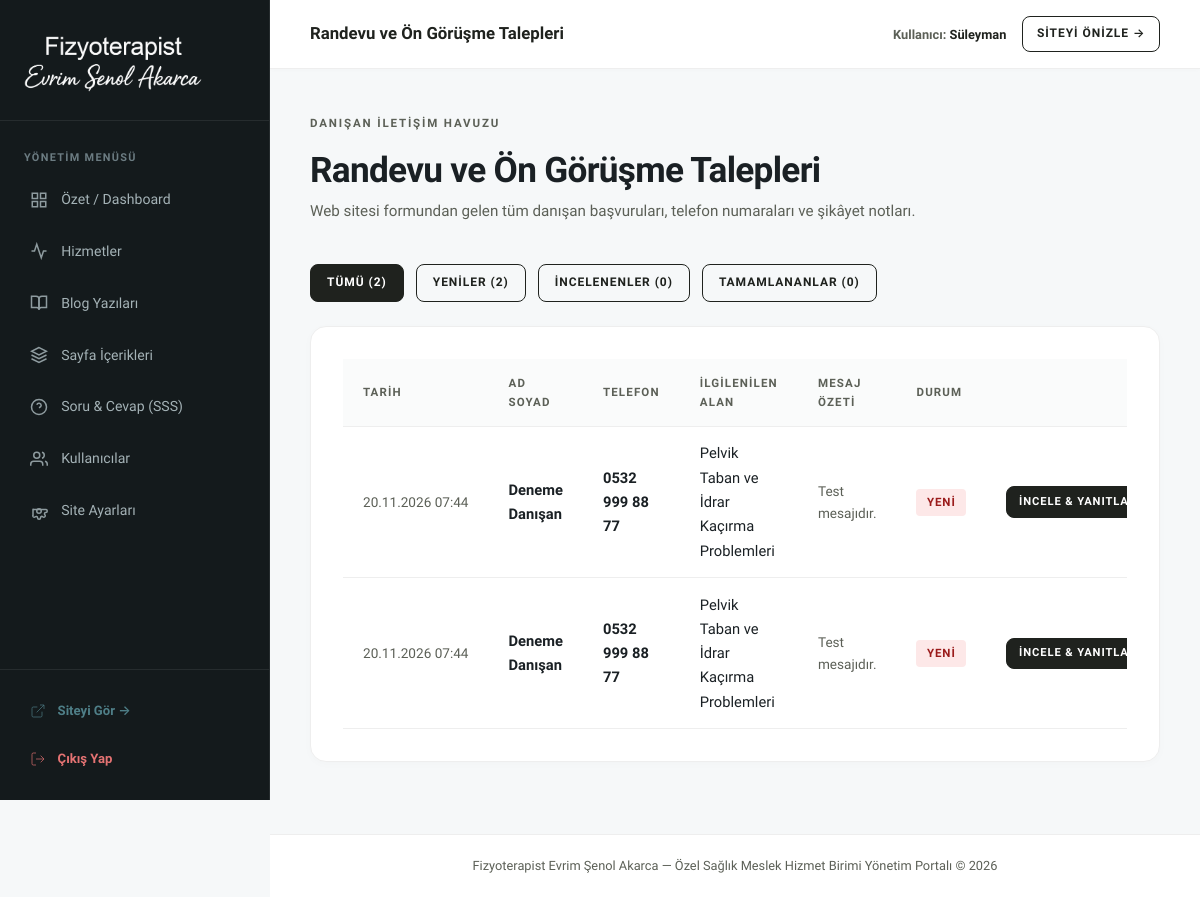
Screenshot of /xpanel/appointments.php (signed in) with the database file from the repository.
### tables this page shows
CREATE TABLE `contact_requests` (
  `id` int(11) NOT NULL AUTO_INCREMENT,
  `full_name` varchar(100) NOT NULL,
  `phone` varchar(30) NOT NULL,
  `service_interest` varchar(150) DEFAULT NULL,
  `message` text DEFAULT NULL,
  `ip_address` varchar(45) DEFAULT NULL,
  `status` varchar(20) DEFAULT 'new',
  `admin_notes` text DEFAULT NULL,
  `created_at` timestamp NOT NULL DEFAULT current_timestamp(),
  PRIMARY KEY (`id`),
  KEY `idx_req_status` (`status`),
  KEY `idx_req_created` (`created_at`)
);

### includes/functions.php (called while the page is built, shortened)
<?php
function e(?string $string): string {
    return htmlspecialchars((string)$string, ENT_QUOTES, 'UTF-8');
}
function url(string $path = ''): string {
    $path = ltrim($path, '/');
    return BASE_URL . ($path ? '/' . $path : '');
}

### xpanel/appointments.php (the view, shortened to what this page needs)
<?php
$filterStatus = $_GET['status'] ?? 'all';
$currentRequest = null;
require_once __DIR__ . '/includes/header.php';
?>
<div style="display: flex; justify-content: space-between; align-items: flex-end; margin-bottom: 2.5rem; flex-wrap: wrap; gap: 1rem;">
    <div>
        <span class="badge-tag">Danışan İletişim Havuzu</span>
        <h1 style="font-size: 2.2rem; font-weight: 700;">Randevu ve Ön Görüşme Talepleri</h1>
        <p style="color: var(--text-muted); margin-top: 0.5rem;">
            Web sitesi formundan gelen tüm danışan başvuruları, telefon numaraları ve şikâyet notları.
        </p>
    </div>
</div>
<?php if ($currentRequest):
    $phoneDigits = preg_replace('/[^0-9]/', '', $currentRequest['phone']);
    if (str_starts_with($phoneDigits, '0')) {
        $waRecipient = '9' . $phoneDigits;
    } else {
        $waRecipient = $phoneDigits;
    }
    $waQuickText = rawurlencode("Merhaba Sayın " . $currentRequest['full_name'] . ", web sitemiz üzerinden ilettiğiniz randevu talebiniz doğrultusunda Fzt. Evrim Şenol Akarca kliniğinden ulaşıyorum.");
?>
<div class="admin-card">
    <div style="display: flex; justify-content: space-between; align-items: center; border-bottom: 1px solid var(--border-subtle); padding-bottom: 1.25rem; margin-bottom: 2rem;">
        <div>
            <span class="badge-tag">Talep No: #<?= $currentRequest['id'] ?></span>
            <h2 style="font-size: 1.85rem; margin-top: 0.25rem;"><?= e($currentRequest['full_name']) ?></h2>
        </div>
        <div>
            <?php if ($currentRequest['status'] === 'new'): ?>
                <span class="badge-status badge-new" style="font-size: 0.85rem; padding: 0.4rem 1rem;">Yeni Talep</span>
            <?php elseif ($currentRequest['status'] === 'reviewed'): ?>
                <span class="badge-status badge-reviewed" style="font-size: 0.85rem; padding: 0.4rem 1rem;">İncelendi / İletişime Geçildi</span>
            <?php else: ?>
                <span class="badge-status badge-completed" style="font-size: 0.85rem; padding: 0.4rem 1rem;">Randevu Tamamlandı</span>
            <?php endif; ?>
        </div>
    </div>
    <div style="display: grid; grid-template-columns: 1fr 1fr; gap: 2.5rem;">
        <div>
            <h3 style="font-size: 1.25rem; margin-bottom: 1.25rem;">Danışan Bilgileri</h3>
            <p style="margin-bottom: 0.75rem;">
                <strong>Telefon:</strong><br>
                <a href="tel:<?= e($currentRequest['phone']) ?>" style="font-size: 1.15rem; font-weight: 600; color: var(--text-dark);">
                    <?= e($currentRequest['phone']) ?>
                </a>
            </p>
            <p style="margin-bottom: 0.75rem;">
                <strong>İlgilenilen Uzmanlık Alanı:</strong><br>
                <?= e($currentRequest['service_interest']) ?>
            </p>
            <p style="margin-bottom: 0.75rem;">
                <strong>Başvuru Tarihi:</strong><br>
                <?= date('d.m.Y H:i:s', strtotime($currentRequest['created_at'])) ?>
            </p>
            <p style="margin-bottom: 1.5rem;">
                <strong>İstemci IP Adresi:</strong><br>
                <code><?= e($currentRequest['ip_address']) ?></code>
            </p>
            <div style="display: flex; gap: 0.75rem; flex-wrap: wrap;">
                <a href="https://wa.me/<?= e($waRecipient) ?>?text=<?= $waQuickText ?>" target="_blank" rel="noopener noreferrer" class="btn btn-primary" style="font-size: 0.78rem;">
                    WhatsApp ile Danışana Yanıt Yaz &rarr;
                </a>
                <a href="tel:<?= e($currentRequest['phone']) ?>" class="btn btn-outline" style="font-size: 0.78rem;">
                    Telefonla Ara
                </a>
            </div>
        </div>
        <div>
            <h3 style="font-size: 1.25rem; margin-bottom: 1.25rem;">Danışanın Mesajı / Şikâyeti</h3>
            <div style="background-color: var(--bg-card-light); border: 1px solid var(--border-subtle); padding: 1.5rem; margin-bottom: 2rem; font-size: 0.95rem; line-height: 1.7;">
                <?= nl2br(e($currentRequest['message'] ?: 'Herhangi bir ek not belirtilmemiş.')) ?>
            </div>
            <form method="POST" action="">
                <?= csrf_field() ?>
                <div class="form-group">
                    <label class="form-label">Talep Durumu</label>
                    <select name="status" class="form-control">
                        <option value="new" <?= $currentRequest['status'] === 'new' ? 'selected' : '' ?>>Yeni Talep</option>
                        <option value="reviewed" <?= $currentRequest['status'] === 'reviewed' ? 'selected' : '' ?>>İncelendi / Görüşüldü</option>
                        <option value="completed" <?= $currentRequest['status'] === 'completed' ? 'selected' : '' ?>>Randevu Oluşturuldu / Tamamlandı</option>
                    </select>
                </div>
                <div class="form-group">
                    <label class="form-label">Klinik İçi Yönetici Notu</label>
                    <textarea name="admin_notes" class="form-control" rows="3" placeholder="Örn: 22 Kasım Çarşamba 14:00 için randevu verildi..."><?= e($currentRequest['admin_notes'] ?? '') ?></textarea>
                </div>
                <div style="display: flex; justify-content: space-between; align-items: center; margin-top: 1.5rem;">
                    <a href="<?= e(url('xpanel/appointments.php?action=delete&id=' . $currentRequest['id'] . '&token=' . csrf_token())) ?>"
                       class="btn btn-outline"
                       style="color: #C0392B; border-color: #C0392B; font-size: 0.75rem;"
                       onclick="return confirm('Bu talebi kalıcı olarak silmek istediğinize emin misiniz?');">
                        Talebi Sil
                    </a>
                    <button type="submit" class="btn btn-primary" style="font-size: 0.8rem; padding: 0.75rem 1.75rem;">
                        Durumu Kaydet &rarr;
                    </button>
                </div>
            </form>
        </div>
    </div>
</div>
<?php else:
    $sql = "SELECT * FROM contact_requests";
    $params = [];
    $sql .= " ORDER BY id DESC";
    $stmt = $db->prepare($sql);
    $stmt->execute($params);
    $requests = $stmt->fetchAll();
?>
<div style="display: flex; gap: 0.75rem; margin-bottom: 1.5rem; flex-wrap: wrap;">
    <a href="<?= e(url('xpanel/appointments.php?status=all')) ?>" class="btn <?= $filterStatus === 'all' ? 'btn-primary' : 'btn-outline' ?>" style="font-size: 0.75rem; padding: 0.5rem 1rem;">
        Tümü (<?= (int)$db->query("SELECT COUNT(*) FROM contact_requests")->fetchColumn() ?>)
    </a>
    <a href="<?= e(url('xpanel/appointments.php?status=new')) ?>" class="btn <?= $filterStatus === 'new' ? 'btn-primary' : 'btn-outline' ?>" style="font-size: 0.75rem; padding: 0.5rem 1rem;">
        Yeniler (<?= (int)$db->query("SELECT COUNT(*) FROM contact_requests WHERE status = 'new'")->fetchColumn() ?>)
    </a>
    <a href="<?= e(url('xpanel/appointments.php?status=reviewed')) ?>" class="btn <?= $filterStatus === 'reviewed' ? 'btn-primary' : 'btn-outline' ?>" style="font-size: 0.75rem; padding: 0.5rem 1rem;">
        İncelenenler (<?= (int)$db->query("SELECT COUNT(*) FROM contact_requests WHERE status = 'reviewed'")->fetchColumn() ?>)
    </a>
    <a href="<?= e(url('xpanel/appointments.php?status=completed')) ?>" class="btn <?= $filterStatus === 'completed' ? 'btn-primary' : 'btn-outline' ?>" style="font-size: 0.75rem; padding: 0.5rem 1rem;">
        Tamamlananlar (<?= (int)$db->query("SELECT COUNT(*) FROM contact_requests WHERE status = 'completed'")->fetchColumn() ?>)
    </a>
</div>
<div class="admin-card">
    <?php if (empty($requests)): ?>
        <p style="padding: 3rem 0; text-align: center; color: var(--text-muted);">Bu kriterde herhangi bir randevu veya iletişim talebi bulunamadı.</p>
    <?php else: ?>
        <div class="table-responsive">
            <table class="admin-table">
                <thead>
                    <tr>
                        <th>Tarih</th>
                        <th>Ad Soyad</th>
                        <th>Telefon</th>
                        <th>İlgilenilen Alan</th>
                        <th>Mesaj Özeti</th>
                        <th>Durum</th>
                        <th style="text-align: right;">İşlemler</th>
                    </tr>
                </thead>
                <tbody>
                    <?php foreach ($requests as $r): ?>
                    <tr>
                        <td style="font-size: 0.85rem; color: var(--text-muted); white-space: nowrap;"><?= date('d.m.Y H:i', strtotime($r['created_at'])) ?></td>
                        <td><strong><?= e($r['full_name']) ?></strong></td>
                        <td><a href="tel:<?= e($r['phone']) ?>" style="font-weight: 600;"><?= e($r['phone']) ?></a></td>
                        <td><?= e($r['service_interest']) ?></td>
                        <td style="color: var(--text-muted); font-size: 0.85rem;"><?= e(mb_substr($r['message'] ?: '—', 0, 45)) ?></td>
                        <td>
                            <?php if ($r['status'] === 'new'): ?>
                                <span class="badge-status badge-new">Yeni</span>
                            <?php elseif ($r['status'] === 'reviewed'): ?>
                                <span class="badge-status badge-reviewed">İncelendi</span>
                            <?php else: ?>
                                <span class="badge-status badge-completed">Tamamlandı</span>
                            <?php endif; ?>
                        </td>
                        <td style="text-align: right; white-space: nowrap;">
                            <a href="<?= e(url('xpanel/appointments.php?id=' . $r['id'])) ?>" class="btn btn-primary" style="padding: 0.35rem 0.75rem; font-size: 0.7rem; margin-right: 0.25rem;">İncele & Yanıtla</a>
                        </td>
                    </tr>
                    <?php endforeach; ?>
                </tbody>
            </table>
        </div>
    <?php endif; ?>
</div>
<?php endif; ?>
<?php require_once __DIR__ . '/includes/footer.php'; ?>

### assets/css/style.css (style rules this page uses)
:root { --bg-main: #FFFFFF; --bg-card-light: #F8F9FA; --bg-card-sage: #4F7F88; --bg-card-dark: #FFFFFF; --bg-surface: #FFFFFF; --border-subtle: #EEEEEE; --border-strong: #DDDDDD; --text-dark: #1F221E; --text-muted: #5C6057; --text-light: #1F221E; --text-sage: #224146; --brand-blue-deep: #224146; --brand-blue-accent: #4F7F88; --brand-blue-light: #95A7A6; --radius-main: 16px; --radius-btn: 8px; --font-main: 'Urbanist', -apple-system, BlinkMacSystemFont, 'Segoe UI', Roboto, sans-serif; --font-serif: var(--font-main); --font-sans: var(--font-main); --container-max: 1480px; --transition-fast: 0.25s cubic-bezier(0.16, 1, 0.3, 1); }
*, *::before, *::after { box-sizing: border-box; margin: 0; padding: 0; }
html { font-size: 16px; scroll-behavior: smooth; background-color: var(--bg-main); color: var(--text-dark); -webkit-font-smoothing: antialiased; -moz-osx-font-smoothing: grayscale; }
body { font-family: var(--font-main); background-color: var(--bg-main); color: var(--text-dark); line-height: 1.65; font-weight: 400; overflow-x: hidden; }
h1, h2, h3, h4, h5, h6, .font-serif { font-family: var(--font-main); font-weight: 700; line-height: 1.2; color: inherit; letter-spacing: -0.02em; }
h1 { font-size: clamp(1.75rem, 2.8vw, 2.5rem); font-weight: 700; }
p { margin-bottom: 1.25rem; color: var(--text-muted); font-size: 0.95rem; font-family: var(--font-main); }
p:last-child { margin-bottom: 0; }
a { color: inherit; text-decoration: none; transition: color var(--transition-fast), border-color var(--transition-fast); }
.badge-tag { display: inline-block; font-family: var(--font-sans); font-size: 0.72rem; text-transform: uppercase; letter-spacing: 0.16em; font-weight: 600; color: var(--text-muted); margin-bottom: 1rem; }
.btn { display: inline-flex; align-items: center; justify-content: center; font-family: var(--font-sans); font-size: 0.85rem; font-weight: 600; letter-spacing: 0.08em; text-transform: uppercase; padding: 0.95rem 1.85rem; border: 1px solid transparent; cursor: pointer; transition: all var(--transition-fast); background: transparent; border-radius: var(--radius-btn); text-align: center; }
.btn-primary { background-color: var(--text-dark); color: var(--bg-main); border-color: var(--text-dark); }
.btn-outline { border-color: var(--text-dark); color: var(--text-dark); background-color: transparent; }
html { scroll-behavior: smooth; }
*, *::before, *::after { -webkit-tap-highlight-color: transparent !important; -webkit-touch-callout: none; }
html, body { touch-action: manipulation; -webkit-text-size-adjust: 100%; }
a, button, input, select, textarea { -webkit-tap-highlight-color: transparent !important; outline: none !important; }
.btn { transition: all 0.25s cubic-bezier(0.16, 1, 0.3, 1); }

### xpanel/includes/header.php (style rules this page uses)
*, *::before, *::after { font-style: normal !important; }
body.xpanel-body { margin: 0; padding: 0; background-color: #F6F8F9; color: #1A2024; font-family: var(--font-main); overflow-x: hidden; }
.admin-card { background-color: #FFFFFF; border: 1px solid var(--border-subtle); border-radius: var(--radius-main); padding: 2rem; margin-bottom: 2rem; box-shadow: 0 2px 10px rgba(0,0,0,0.02); }
.table-responsive { width: 100%; overflow-x: auto; -webkit-overflow-scrolling: touch; }
.admin-table { width: 100%; border-collapse: collapse; text-align: left; font-size: 0.92rem; min-width: 600px; }
.admin-table th, .admin-table td { padding: 0.9rem 1.25rem; border-bottom: 1px solid var(--border-subtle); }
.admin-table th { font-size: 0.72rem; text-transform: uppercase; letter-spacing: 0.1em; color: var(--text-muted); background-color: #FAFBFB; font-weight: 700; }
.badge-status { display: inline-block; padding: 0.25rem 0.65rem; font-size: 0.72rem; text-transform: uppercase; font-weight: 700; letter-spacing: 0.08em; border-radius: 4px; }
.badge-new { background-color: #FDE8E8; color: #9B1C1C; }

### rows the page displays
contact_requests: created_at "20.11.2026 07:44", full_name "Deneme Danışan", phone "0532 999 88 77", service_interest "Pelvik Taban ve İdrar Kaçırma Problemleri", message "Test mesajıdır.", status "YENI"
contact_requests: created_at "20.11.2026 07:44", full_name "Deneme Danışan", phone "0532 999 88 77", service_interest "Pelvik Taban ve İdrar Kaçırma Problemleri", message "Test mesajıdır.", status "YENI"

### other values shown
$adminPageTitle "Randevu ve Ön Görüşme Talepleri"
$adminUsername "Süleyman"
$db->query("SELECT COUNT(*) FROM contact_requests")->fetchColumn() "2"
